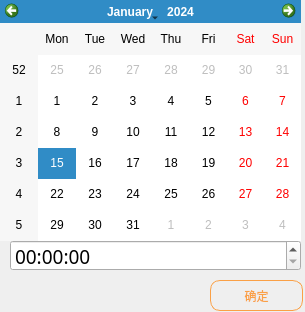
<?xml version="1.0" encoding="UTF-8"?>
<ui version="4.0">
 <class>CDateTimeSelectDlg</class>
 <widget class="QDialog" name="CDateTimeSelectDlg">
  <property name="geometry">
   <rect>
    <x>0</x>
    <y>0</y>
    <width>305</width>
    <height>312</height>
   </rect>
  </property>
  <property name="windowTitle">
   <string>Dialog</string>
  </property>
  <widget class="QCalendarWidget" name="calendarWidget">
   <property name="geometry">
    <rect>
     <x>0</x>
     <y>0</y>
     <width>301</width>
     <height>241</height>
    </rect>
   </property>
   <property name="styleSheet">
    <string notr="true"/>
   </property>
  </widget>
  <widget class="QTimeEdit" name="timeEdit">
   <property name="geometry">
    <rect>
     <x>10</x>
     <y>240</y>
     <width>291</width>
     <height>31</height>
    </rect>
   </property>
   <property name="font">
    <font>
     <family>黑体</family>
     <pointsize>14</pointsize>
    </font>
   </property>
   <property name="styleSheet">
    <string notr="true"/>
   </property>
   <property name="calendarPopup">
    <bool>true</bool>
   </property>
  </widget>
  <widget class="QPushButton" name="pushButton">
   <property name="geometry">
    <rect>
     <x>210</x>
     <y>280</y>
     <width>93</width>
     <height>31</height>
    </rect>
   </property>
   <property name="styleSheet">
    <string notr="true">#pushButton
{
 border:none;
border:1px solid #faa046;
border-radius:10;
color:#faa046;
}

#pushButton:hover
{
background-color:#faa046;
color:#ffffff;
}</string>
   </property>
   <property name="text">
    <string>确定</string>
   </property>
  </widget>
 </widget>
 <resources/>
 <connections/>
</ui>
